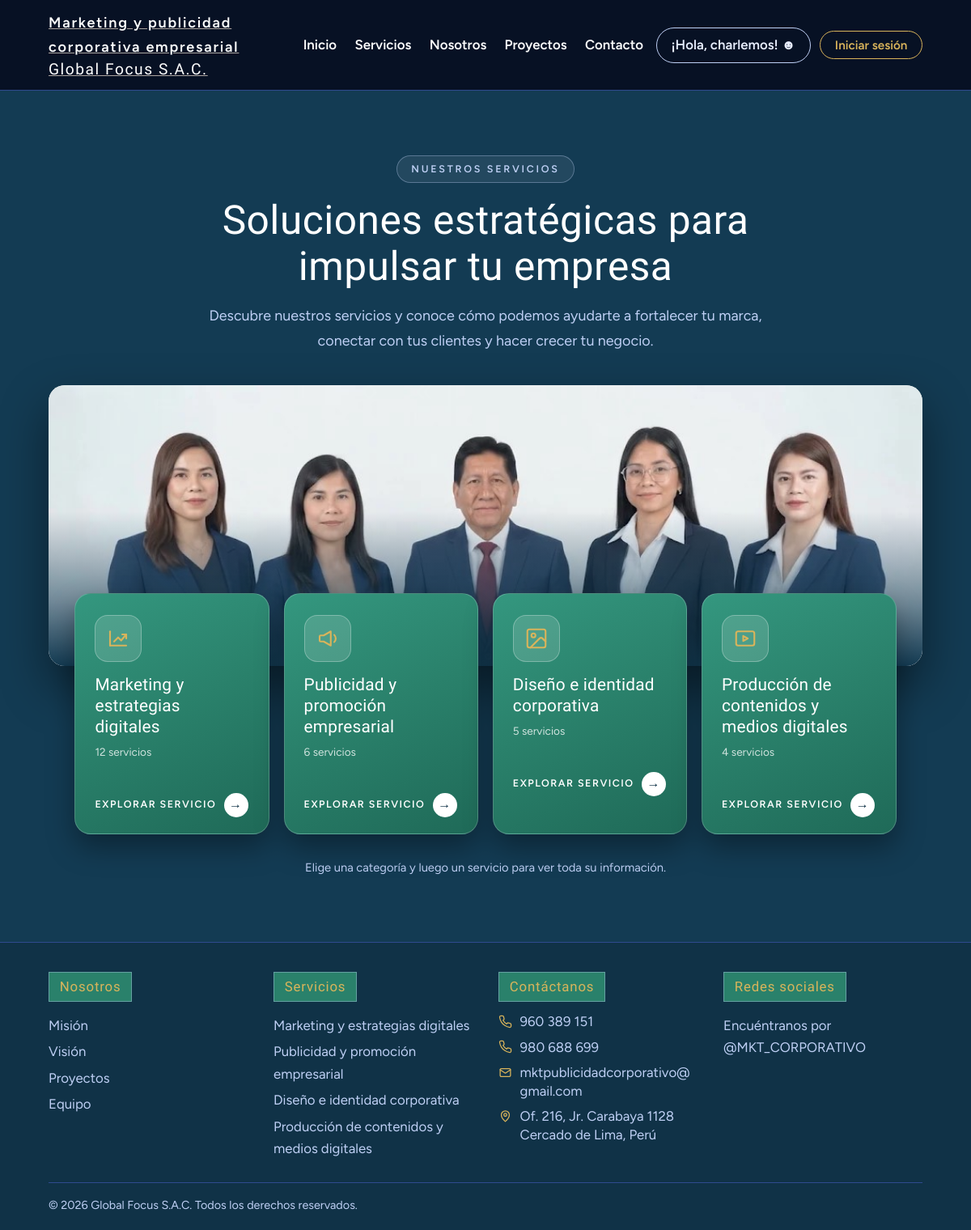
Screenshot of /servicios with the database file from the repository.
### tables this page shows
CREATE TABLE servicios(
        id INTEGER PRIMARY KEY AUTOINCREMENT, titulo TEXT NOT NULL,
        descripcion TEXT NOT NULL, color TEXT NOT NULL, orden INTEGER NOT NULL, categoria TEXT NOT NULL DEFAULT '');

### app.py (the view)
@app.route("/servicios")
def servicios_page():
    return render_template("servicios.html", c=CONFIG, catalogo=_catalogo())

### app.py (called while the page is built)
def get_db():
    if "db" not in g:
        g.db = sqlite3.connect(DB_PATH)
        g.db.row_factory = sqlite3.Row
    return g.db

def _grupos():
    filas = get_db().execute("SELECT * FROM servicios ORDER BY orden ASC, id ASC").fetchall()
    grupos = {}
    for f in filas:
        grupos.setdefault(f["categoria"], []).append(f)
    return list(grupos.items())

def img_portada():
    carpeta = os.path.join(BASE, "static", "img")
    for f in sorted(os.listdir(carpeta)):
        nombre, _, ext = f.lower().rpartition(".")
        if nombre.startswith("servicios-portada") and ext in ("jpg", "jpeg", "png", "webp", "jfif", "gif", "avif"):
            return "img/" + f
    return None

@app.context_processor
def inyectar():
    grupos = _grupos()
    return {"grupos": grupos, "categorias": [g[0] for g in grupos],
            "img_servicio": img_servicio, "img_equipo": img_equipo, "img_proyecto": img_proyecto, "img_categoria": img_categoria, "img_portada": img_portada,
            "img_contacto": lambda: _buscar_img("img", "contacto"),
            "cuenta": _usuario()}

def _catalogo():
    catalogo = []
    for i, (cat, filas) in enumerate(_grupos()):
        temas = []
        for f in filas:
            extra = si.INFO.get(f["titulo"], {})
            temas.append({
                "titulo": f["titulo"],
                "descripcion": f["descripcion"],
                "icono": si.ICONOS[si.ICONO_TEMA.get(f["titulo"], "objetivo")],
                "objetivo": extra.get("objetivo", ""),
                "caracteristicas": extra.get("caracteristicas", []),
                "beneficios": extra.get("beneficios", []),
                "aplicaciones": extra.get("aplicaciones", []),
            })
        catalogo.append({"titulo": cat, "icono": si.ICONOS[si.ICONOS_CATEGORIA[i % len(si.ICONOS_CATEGORIA)]], "temas": temas})
    return catalogo

def _usuario():
    if "u" not in g:
        uid = session.get("uid")
        g.u = get_db().execute("SELECT id, nombre, correo, rol FROM usuarios WHERE id=?", (uid,)).fetchone() if uid else None
    return g.u

### templates/servicios.html (shortened to what this page needs)
{% extends "base.html" %}
{% block content %}
<main>
<section id="servicios" class="block pagina-serv" aria-labelledby="h-serv">
  <header class="sv-head rv">
    <span class="sv-etiqueta">Nuestros servicios</span>
    <h2 id="h-serv">Soluciones estratégicas para impulsar tu empresa</h2>
    <p>Descubre nuestros servicios y conoce cómo podemos ayudarte a fortalecer tu marca, conectar con tus clientes y hacer crecer tu negocio.</p>
  </header>
  {% set portada = img_portada() %}
  <div class="sv-portada rv">
    <div class="sv-foto{% if portada %} lleno{% endif %}">
      {% if portada %}<img src="{{ url_for('static', filename=portada) }}" alt="Equipo de Global Focus" loading="lazy">{% endif %}
    </div>
  </div>
  <div class="sv-tabs" role="list" aria-label="Categorías de servicios">
    {% for cat in catalogo %}
    <button class="sv-tab" style="--d:{{ '%.2f'|format(loop.index0 * 0.08) }}s" type="button" role="listitem"
            aria-haspopup="dialog" data-i="{{ loop.index0 }}">
      <span class="sv-ico-box"><svg class="sv-ico" viewBox="0 0 24 24" aria-hidden="true">{{ cat.icono|safe }}</svg></span>
      <span class="sv-nom">{{ cat.titulo }}</span>
      <span class="sv-num">{{ cat.temas|length }} servicios</span>
      <span class="sv-cta">Explorar servicio <i aria-hidden="true">→</i></span>
    </button>
    {% endfor %}
  </div>
  <p class="sv-ayuda">Elige una categoría y luego un servicio para ver toda su información.</p>
</section>
</main>
{% endblock %}

### templates/base.html (shortened to what this page needs)
<!doctype html>
<html lang="es">
<head>
<link rel="stylesheet" href="{{ url_for('static', filename='style.css') }}">
</head>
<body>
<header class="top" id="top">
  <a class="logo" href="{{ url_for('index') }}"><small>Marketing y publicidad corporativa empresarial</small><b>Global Focus S.A.C.</b></a>
  <nav aria-label="Principal">
    <a href="{{ url_for('index') }}">Inicio</a>
    <a href="{{ url_for('servicios_page') }}">Servicios</a>
    <a href="{{ url_for('index') }}#nosotros">Nosotros</a>
    <a href="{{ url_for('proyectos_page') }}">Proyectos</a>
    <a href="{{ url_for('index') }}#contacto">Contacto</a>
  </nav>
  <div class="top-acc">
    <a class="charlemos" href="{{ c.whatsapp_url }}" target="_blank" rel="noopener">¡Hola, charlemos! <span aria-hidden="true">☻</span></a>
    {% if cuenta %}
    <details class="cuenta" id="cuenta-menu">
      <summary class="btn-sesion" aria-label="Menú de tu cuenta">{{ cuenta.nombre.split()[0] }} <span aria-hidden="true">▾</span></summary>
      <div class="cuenta-menu">
        <small>{{ cuenta.correo }}</small>
        {% if cuenta.rol == 'admin' %}<a href="{{ url_for('consultas') }}">Panel de administración</a>
        {% else %}<a href="{{ url_for('index') }}?mis=1#contacto">Mis consultas</a>{% endif %}
        <form method="post" action="{{ url_for('logout') }}"><button type="submit">Cerrar sesión</button></form>
      </div>
    </details>
    {% else %}
    <a class="btn-sesion" href="{{ url_for('login') }}">Iniciar sesión</a>
    {% endif %}
  </div>
</header>
{% block content %}{% endblock %}
<footer class="foot">
  <div class="fcols">
    <div><h4>Nosotros</h4><ul><li><a href="{{ url_for('index') }}#nosotros">Misión</a></li><li><a href="{{ url_for('index') }}#nosotros">Visión</a></li><li><a href="{{ url_for('proyectos_page') }}">Proyectos</a></li><li><a href="{{ url_for('index') }}#equipo">Equipo</a></li></ul></div>
    <div><h4>Servicios</h4><ul>{% for cat in categorias %}<li><a href="{{ url_for('servicios_page') }}#cat{{ loop.index }}">{{ cat }}</a></li>{% endfor %}</ul></div>
    <div class="fcont"><h4>Contáctanos</h4>
      <ul>
        {% for t in c.telefonos %}<li><svg viewBox="0 0 24 24" aria-hidden="true"><path d="M22 16.9v3a2 2 0 0 1-2.2 2 19.8 19.8 0 0 1-8.6-3.1 19.5 19.5 0 0 1-6-6A19.8 19.8 0 0 1 2.1 4.2 2 2 0 0 1 4.1 2h3a2 2 0 0 1 2 1.7c.1 1 .4 1.9.7 2.8a2 2 0 0 1-.5 2.1L8.1 9.9a16 16 0 0 0 6 6l1.3-1.2a2 2 0 0 1 2.1-.4c.9.3 1.8.6 2.8.7a2 2 0 0 1 1.7 2z"/></svg><a href="tel:+51{{ t|replace(' ','') }}">{{ t }}</a></li>{% endfor %}
        <li><svg viewBox="0 0 24 24" aria-hidden="true"><rect x="3" y="5" width="18" height="14" rx="2"/><path d="m3 7 9 6 9-6"/></svg><a href="mailto:{{ c.correo }}">{{ c.correo }}</a></li>
        <li><svg viewBox="0 0 24 24" aria-hidden="true"><path d="M12 21s7-6.2 7-11.5A7 7 0 0 0 5 9.5C5 14.8 12 21 12 21z"/><circle cx="12" cy="9.5" r="2.5"/></svg><a href="https://www.google.com/maps/search/?api=1&query={{ c.mapa_lat }},{{ c.mapa_lng }}" target="_blank" rel="noopener"><span>{{ c.dir_linea1 }}</span><span>{{ c.dir_linea2 }}</span></a></li>
      </ul>
    </div>
    <div><h4>Redes sociales</h4><ul><li>Encuéntranos por {{ c.usuario }}</li></ul></div>
  </div>
  <p class="copy">© <span id="anio"></span> {{ c.empresa }} Todos los derechos reservados.</p>
</footer>
</body>
</html>

### rows the page displays
servicios: {{ '%.2f'|format(loop.index0 * 0.08) }} 0.00 (drawn), titulo "Marketing y estrategias digitales", temas|length "12", categoria "Marketing y estrategias digitales"
servicios: {{ '%.2f'|format(loop.index0 * 0.08) }} 0.08 (drawn), titulo "Publicidad y promoción empresarial", temas|length "6", categoria "Publicidad y promoción empresarial"
servicios: {{ '%.2f'|format(loop.index0 * 0.08) }} 0.16 (drawn), titulo "Diseño e identidad corporativa", temas|length "5", categoria "Diseño e identidad corporativa"
servicios: {{ '%.2f'|format(loop.index0 * 0.08) }} 0.24 (drawn), titulo "Producción de contenidos y medios digitales", temas|length "4", categoria "Producción de contenidos y medios digitales"

### other values shown
{{ t }} "960 389 151" "980 688 699"
{{ c.correo }} "mktpublicidadcorporativo@gmail.com"
{{ c.dir_linea1 }} "Of. 216, Jr. Carabaya 1128"
{{ c.dir_linea2 }} "Cercado de Lima, Perú"
{{ c.usuario }} "@MKT_CORPORATIVO"
{{ c.empresa }} "Global Focus S.A.C."
